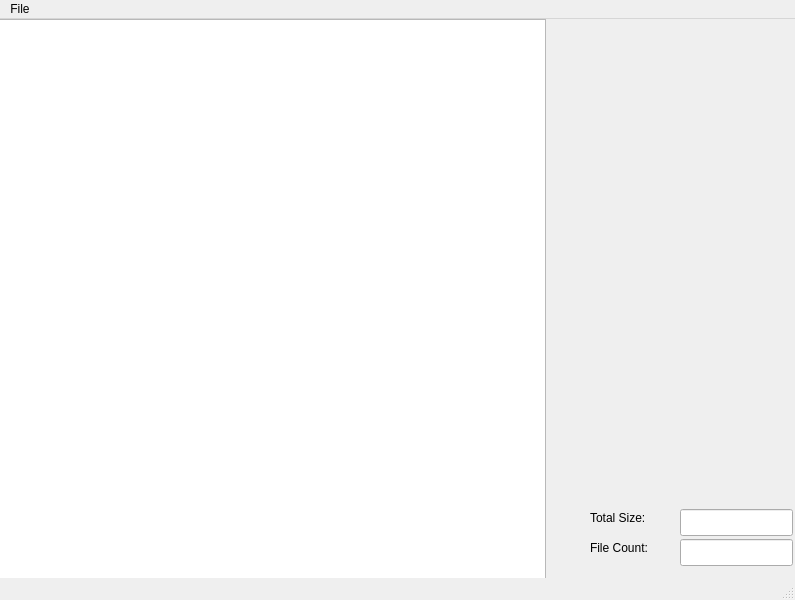
<?xml version="1.0" encoding="UTF-8"?>
<ui version="4.0">
 <class>MainWindow</class>
 <widget class="QMainWindow" name="MainWindow">
  <property name="geometry">
   <rect>
    <x>0</x>
    <y>0</y>
    <width>795</width>
    <height>600</height>
   </rect>
  </property>
  <property name="windowTitle">
   <string>My File Info</string>
  </property>
  <property name="windowIcon">
   <iconset>
    <normaloff>icon.xpm</normaloff>icon.xpm</iconset>
  </property>
  <widget class="QWidget" name="centralwidget">
   <widget class="QListWidget" name="FileList">
    <property name="geometry">
     <rect>
      <x>-5</x>
      <y>0</y>
      <width>551</width>
      <height>561</height>
     </rect>
    </property>
   </widget>
   <widget class="QLineEdit" name="FileCount">
    <property name="geometry">
     <rect>
      <x>680</x>
      <y>520</y>
      <width>113</width>
      <height>27</height>
     </rect>
    </property>
   </widget>
   <widget class="QLabel" name="label">
    <property name="geometry">
     <rect>
      <x>590</x>
      <y>520</y>
      <width>81</width>
      <height>17</height>
     </rect>
    </property>
    <property name="text">
     <string>File Count: </string>
    </property>
   </widget>
   <widget class="QLabel" name="label_2">
    <property name="geometry">
     <rect>
      <x>590</x>
      <y>490</y>
      <width>66</width>
      <height>17</height>
     </rect>
    </property>
    <property name="text">
     <string>Total Size:</string>
    </property>
   </widget>
   <widget class="QLineEdit" name="TotalSize">
    <property name="geometry">
     <rect>
      <x>680</x>
      <y>490</y>
      <width>113</width>
      <height>27</height>
     </rect>
    </property>
   </widget>
  </widget>
  <widget class="QMenuBar" name="menubar">
   <property name="geometry">
    <rect>
     <x>0</x>
     <y>0</y>
     <width>795</width>
     <height>22</height>
    </rect>
   </property>
   <widget class="QMenu" name="menuFile">
    <property name="title">
     <string>File</string>
    </property>
    <addaction name="actionOpen_File"/>
    <addaction name="actionOpen_Folder"/>
    <addaction name="actionSave_List"/>
    <addaction name="separator"/>
    <addaction name="actionExit"/>
   </widget>
   <addaction name="menuFile"/>
  </widget>
  <widget class="QStatusBar" name="statusbar"/>
  <action name="actionOpen_File">
   <property name="text">
    <string>Open File</string>
   </property>
  </action>
  <action name="actionOpen_Folder">
   <property name="text">
    <string>Open Folder</string>
   </property>
  </action>
  <action name="actionSave_List">
   <property name="text">
    <string>Save List</string>
   </property>
  </action>
  <action name="actionExit">
   <property name="text">
    <string>Exit</string>
   </property>
  </action>
 </widget>
 <resources/>
 <connections/>
</ui>
